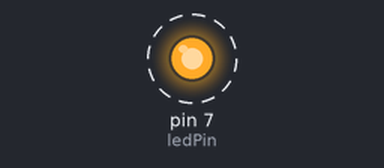
This sketch was run on a simulated Arduino Uno, built with avr-gcc and run on an emulated ATmega328P. Parts: output pins drawn as LEDs (lit = HIGH). Dashed ring = blinking.

Above: at 0.12 s.
Timing chart, 0 to 3.0 s (numbered marks = the images above):
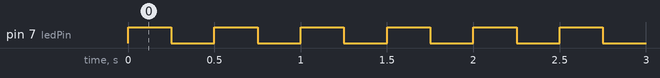

Measured:
- by itself, pin 7 (ledPin): alternates HIGH for 0.25 s and LOW for 0.25 s

The sketch:

LedYakma.ino
```cpp
int ledPin = 7;

void setup() {
  pinMode(7, OUTPUT);
  digitalWrite(ledPin, HIGH);
}

void loop() {
digitalWrite(ledPin, HIGH);
delay(250);
digitalWrite(ledPin, LOW);
delay(250);

}
```
